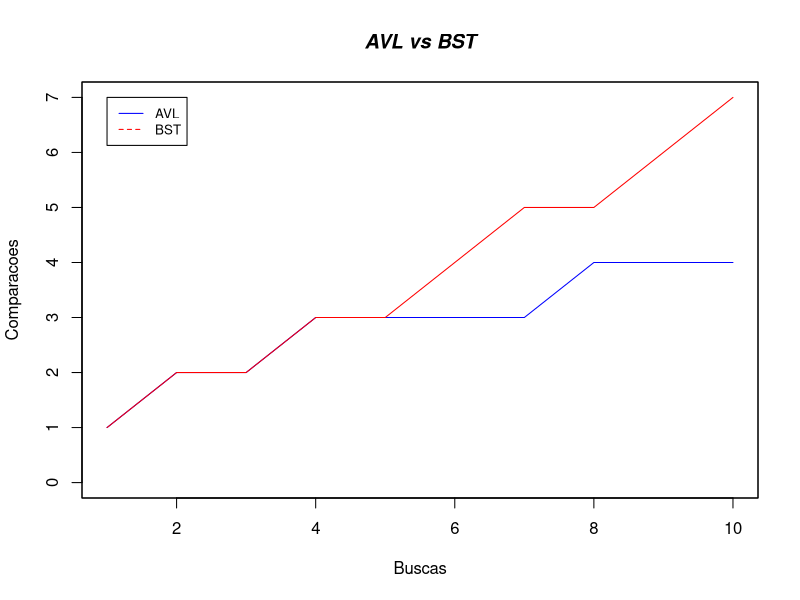

Write the R code that produced this figure.
bst<-c(1, 2, 2, 3, 3, 4, 5, 5, 6, 7)
avl<-c(1, 2, 2, 3, 3, 3, 3, 4, 4, 4)
buscas <- range(0, length(avl))
comparacoes <- range(0, avl, bst)
plot(avl, type = "l", col = "blue", ylim = comparacoes, ann=FALSE)
box()
lines(bst, type = 'l', col = 'red')
title(main = "AVL vs BST", font.main = 4)
title(ylab = "Comparacoes")
title(xlab = "Buscas")
legend(1, comparacoes[2], c("AVL", "BST"), cex = 0.8, col = c("blue", "red"), lty = 1:2)